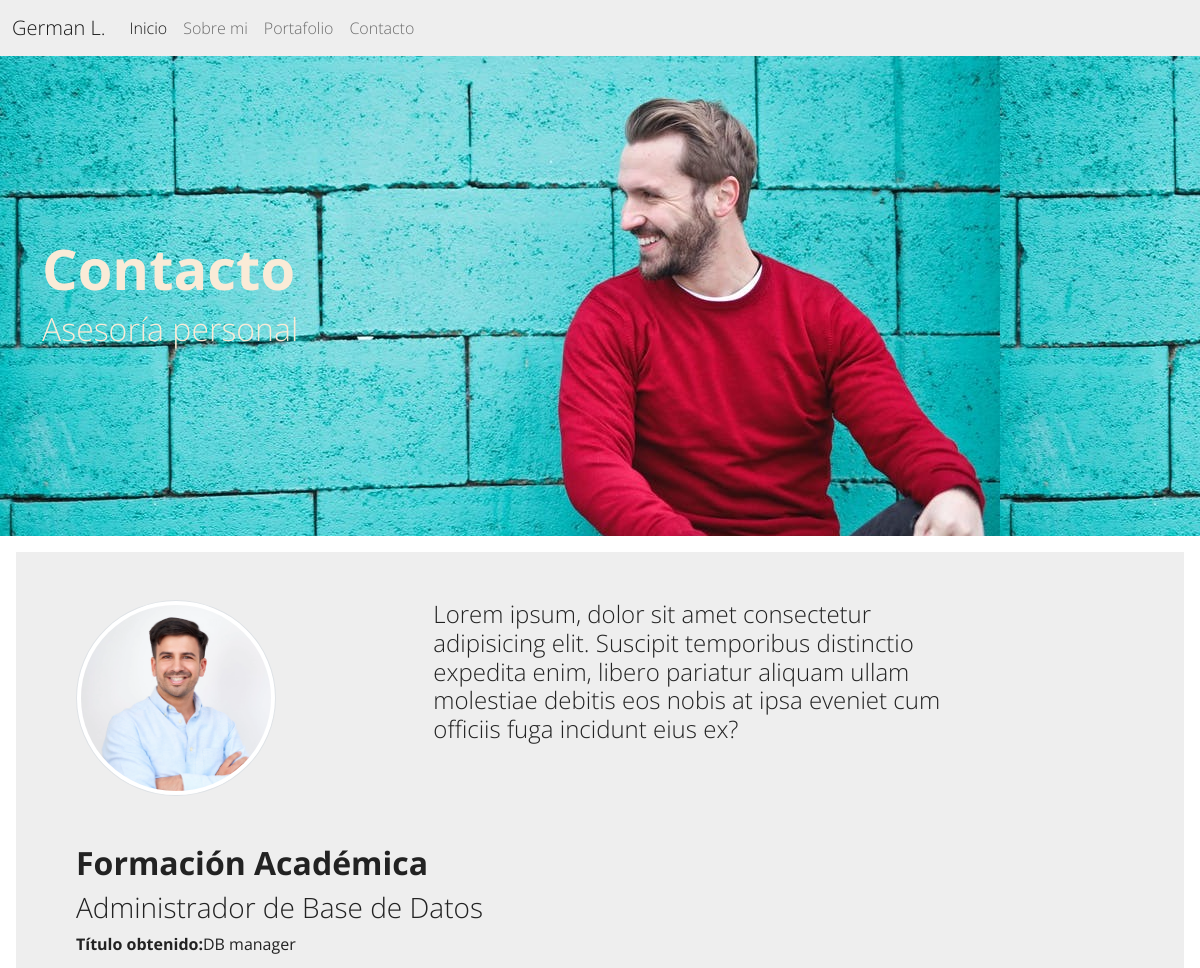
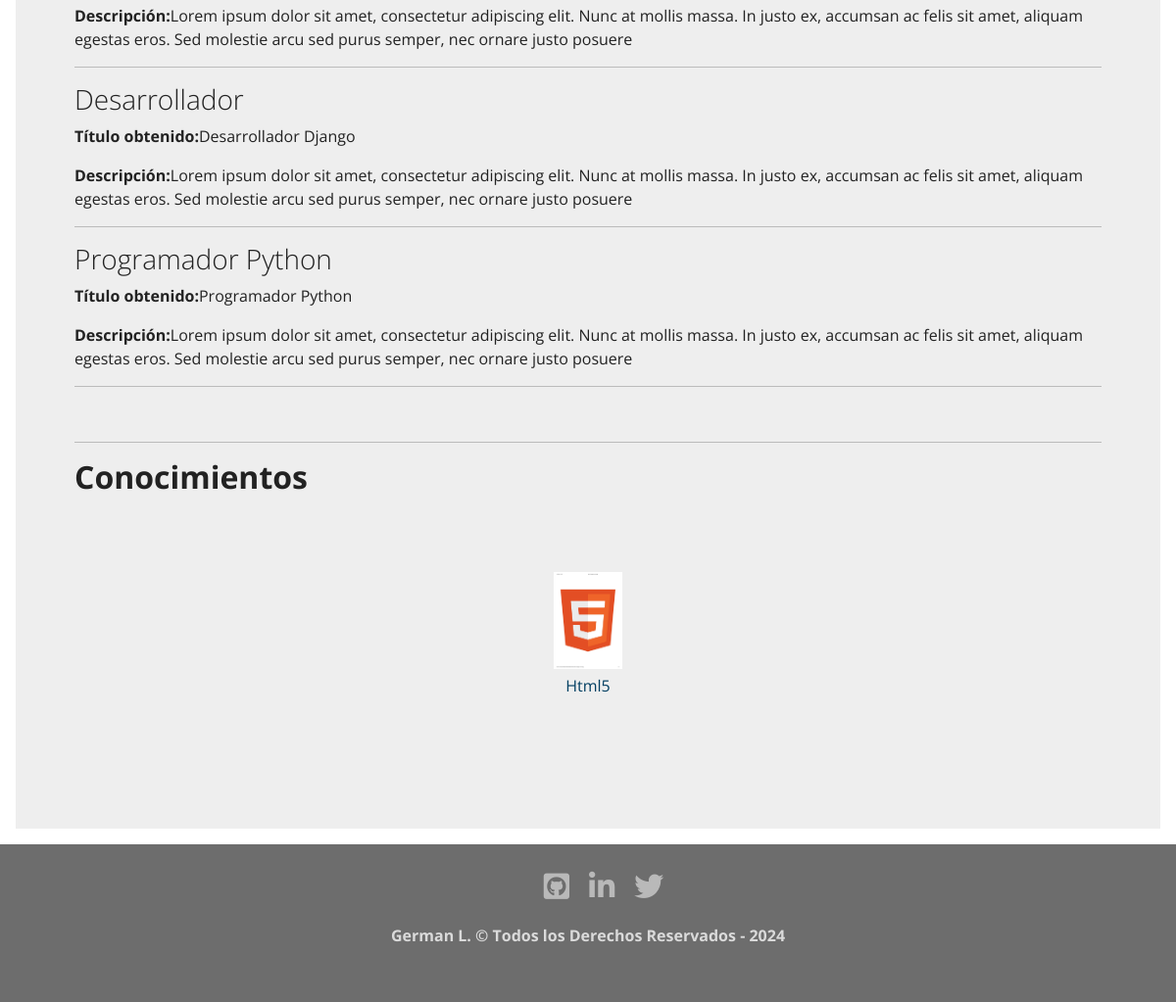
The app's page /about-me/ with its own data (2 pictures, top to bottom).
### about/models.py (models this page shows, shortened)
class Course (models.Model):
    title = models.CharField(max_length=150, verbose_name= 'Titulo')
    degree_title = models.CharField(max_length=300, verbose_name= 'Titulo Obtenido')
    description = models.TextField(verbose_name='Descripcion')
    created = models.DateTimeField(auto_now_add=True, verbose_name='Fecha Creacion')
    updated = models.DateTimeField(auto_now=True, verbose_name='Fecha Modificacion')
    class Meta:
            verbose_name = 'formacion'
            verbose_name_plural = 'formaciones'
            ordering = ['-created']

class Skill(models.Model):
       title = models.CharField(max_length=80, verbose_name= 'Titulo')
       image = models.ImageField(upload_to='skills',verbose_name='Imagen')
       created = models.DateTimeField(auto_now_add=True, verbose_name='Fecha Creacion')
       updated = models.DateTimeField(auto_now=True, verbose_name='Fecha Modificacion')
       class Meta:
         verbose_name = 'conocimiento'
         verbose_name_plural = 'conocimientos'
         ordering = ['-created']

### about/views.py (the view)
# urls.py: path('about-me/', about_views.about, name='about'),
def about(request):
    courses = Course.objects.all()
    skill = Skill.objects.all()
    return render(request, 'about/about.html', {'courses':courses, 'skills':skill})

### about/Templates/about/about.html (shortened to what this page needs)
{% extends 'core/base.html' %}
{% block image-header %} about {% endblock %}
{% block title-header %}
<div>
  <h1 class="display-4 fw-bold">Contacto</h1>
</div>
<div>
  <h3 class="fs-2">Asesoría personal</h3>
</div>
{% endblock %}
{% block content %}
{% load static %}
<div class="row d-flex">
    <div class="col-4 offset-md-auto">
        <img class="img-fluid img-thumbnail img-circle img-perfil " src={% static 'core/img/foto-perfil.png'%} alt="">
    </div>
    <div class="col-6">
        <h4>Lorem ipsum, dolor sit amet consectetur adipisicing elit. Suscipit temporibus distinctio expedita enim, libero pariatur aliquam ullam molestiae debitis eos nobis at ipsa eveniet cum officiis fuga incidunt eius ex?</h4>
    </div>
</div>
<div class="row d-flex pt-5">
    <div class="col-12">
        <h2 class="fw-bold">Formación Académica</h2>
        {% for course in courses %}
        <h3>{{ course.title }}</h3>
        <p><strong>Título obtenido:</strong>{{ course.degree_title }}</p>
        <p><strong>Descripción:</strong>{{ course.description }}</p>
        <hr>
        {% endfor %}
        <br>
        <hr>
        <h2 class="fw-bold">Conocimientos</h2>
        <section class="skills" id="skills">
            <div class="skills__container" id="skills">
                {% for skill in skills %}
                <div class="card__skills">
                    <div class="skill__thumbnail">
                        <img class="skill__logo" src={{ skill.image.url }} alt="html5">
                    </div>
                    <div class="skill__texto">
                        <p class="skill__titulo">{{ skill.title }}</p>
                    </div>
                </div>
                {% endfor %}
            </div>
        </section>
    </div>
</div>
{% endblock %}

### core/Templates/core/base.html (shortened to what this page needs)
<!DOCTYPE html>
<html lang="es">
<head>
    {% load static %}
    <link href={% static 'core/css/bootstrap.min.css'%} rel="stylesheet">
    <link rel="stylesheet" href="https://cdnjs.cloudflare.com/ajax/libs/font-awesome/5.15.3/css/all.min.css" />
    <link rel="stylesheet" href={% static 'core/css/app.css' %}>
  </head>
  <body>
    <nav class="navbar navbar-expand-lg bg-light">
        <div class="container-fluid">
            <a class="navbar-brand" href={% url 'home' %}>German L.</a>
            <div class="collapse navbar-collapse" id="navbarNavAltMarkup">
                <div class="navbar-nav">
                    <a class="nav-link active" aria-current="page" href={% url 'home' %}>Inicio</a>
                    <a class="nav-link" href={% url 'about' %}>Sobre mi</a>
                    <a class="nav-link" href={% url 'portfolio' %}>Portafolio</a>
                    <a class="nav-link" href={% url 'contact' %}>Contacto</a>
                </div>
            </div>
        </div>
    </nav>
    <div class={% block image-header %} {% endblock %} imagen-fondo>
        <div class="container">
            <div class="row">
                <div class="col-12 titulos">
                    {% block title-header %} {% endblock %}
                </div>
            </div>
        </div>
    </div>
    <div class="position-relative overflow-hidden p-3 p-md-5 m-md-3 bg-light">
        <div class="container">
            {% block content %} {% endblock %}
        </div>
    </div>
    <footer class="footer">
        <div class="footer__redes">
            <ul class="footer__lista">
                <li class="footer__item">
                    <a class="footer__icono" href="https://github.com/" target="blank"><i class="fab fa-github-square fa-1x"></i></a>
                </li>
                <li class="footer__item">
                    <a class="footer__icono" href="https://www.linkedin.com/" target="blank"><i class="fab fa-linkedin-in fa-1x"></i></a>
                </li>
                <li class="footer__item">
                    <a class="footer__icono" href="https://twitter.com/" target="blank"><i class="fab fa-twitter fa-1x"></i></a>
                </li>
            </ul>
        </div>
        <div class="footer__texto">
            <p>German L. &copy; Todos los Derechos Reservados - 2024</p>
        </div>
    </footer>
  </body>
</html>

### core/static/core/css/app.css (style rules this page uses)
.about { background-image: url(../img/about-bg2.jpeg); }
.img-perfil { width: 60%; border-radius: 50%; }
.titulos { color: antiquewhite; display: flex; flex-direction: column; justify-content: center; min-height: 60vh; }
.footer { grid-area: footer; background-color: #6d6d6d; color: #dadada; display: flex; flex-direction: column; align-items: center; justify-content: center; width: 100%; padding-top: 20px; padding-bottom: 20px; }
.footer__texto { font-weight: 700; margin-bottom: 20px; text-align: center; }
.footer__lista { text-decoration: none; display: flex; list-style: none; justify-content: center; }
.footer__icono { color: #b9b9b9; font-size: 30px; padding: 0 10px; display: block; }
.skills__container { display: flex; flex-direction: row; flex-wrap: wrap; justify-content: space-evenly; margin: 0 30px; align-items: center; justify-content: center; padding: 30px 30px; }
.card__skills { margin: 20px 15px; padding: 20px 20px; max-height: 200px; border-radius: 5px; text-align: center; display: flex; flex-wrap: wrap; flex-direction: column; align-items: center; }
.skill__logo { width: 70px; height: auto; }
.skill__titulo { margin-top: 5px; font-size: 16px; color: #033F62; }

### records on screen
Course: title "Administrador de Base de Datos", degree_title "DB manager", description "Lorem ipsum dolor sit amet, consectetur adipiscing elit. Nunc at mollis massa. In justo ex, accumsan ac felis sit amet, aliquam egestas eros. Sed molestie arcu sed purus semper, nec ornare justo posuere"
Course: title "Desarrollador", degree_title "Desarrollador Django", description "Lorem ipsum dolor sit amet, consectetur adipiscing elit. Nunc at mollis massa. In justo ex, accumsan ac felis sit amet, aliquam egestas eros. Sed molestie arcu sed purus semper, nec ornare justo posuere"
Course: title "Programador Python", degree_title "Programador Python", description "Lorem ipsum dolor sit amet, consectetur adipiscing elit. Nunc at mollis massa. In justo ex, accumsan ac felis sit amet, aliquam egestas eros. Sed molestie arcu sed purus semper, nec ornare justo posuere"
Skill: image (picture), title "Html5"
